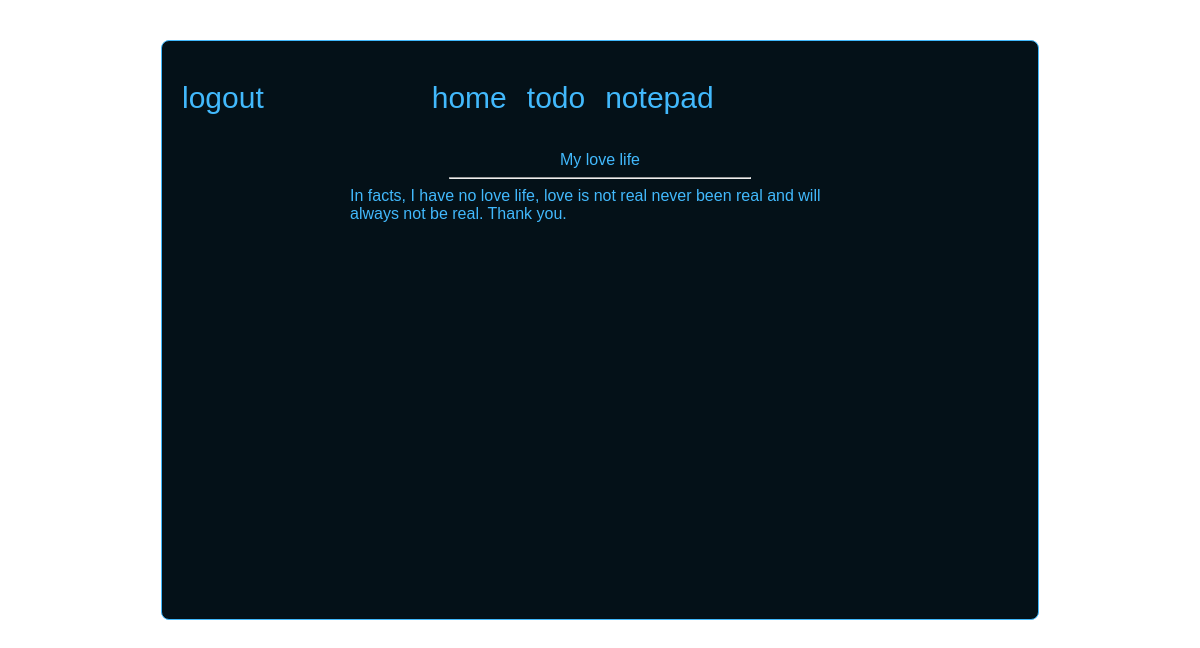
The app's page /notepadRoom/1/ (signed in) with its own data.
### base/models.py (models this page shows)
class Notepad(models.Model):
    title = models.CharField(max_length=225)
    body = models.TextField()
    created = models.DateTimeField(auto_now=True)
    updated = models.DateField(auto_now=True)
    class Meta: ordering = ["-created", "-updated"]
    def __str__(self): return self.title

### base/views.py (the view)
# urls.py: path('notepadRoom/<str:pk>/', views.notepadRoom, name='notepadRoom'),
@login_required(login_url="MainLogin")
def notepadRoom(request, pk):
    notepad = Notepad.objects.get(id=pk)
    context = {'notepad': notepad}
    return render(request,'base/notepadRoom.html', context)

### base/templates/base/notepadRoom.html
{% extends 'main.html' %}
    {% block content %}
        <div class="container-content">
            {% include 'navBar.html'%}
            <div class="middle-id">{{notepad| capfirst}}</div>
            <hr/>
            <div class="container-container">
               <div >{{notepad.body | capfirst}}</div>
            </div>
         </div>
    {% endblock  %}

### static/styles/main.css (style rules this page uses)
body { margin:0px; background: white; color:#42B9FC; font-family: Verdana, Geneva, Tahoma, sans-serif; }
.container-content { width: 836px; height: 578px; border-style: solid; border-color: antiquewhite; margin-left: auto; margin-right:auto; margin-top:40px; border-width: 1px; background:#041118; border-radius: 8px; display: flex; flex-direction: column; flex-wrap: wrap; padding-left: 20px; padding-right:20px; border-color: #42B9FC; }
.container-container { overflow-y: scroll; margin-left: auto; margin-right: auto; width: 500px; height: 300px; }
.middle-id { margin-left:auto; margin-right:auto; }
hr { background:#42B9FC; width:300px; }

### records on screen
Notepad: title "My love life", body "In facts, I have no love life, love is not real never been real and will always not be real. Thank you."
